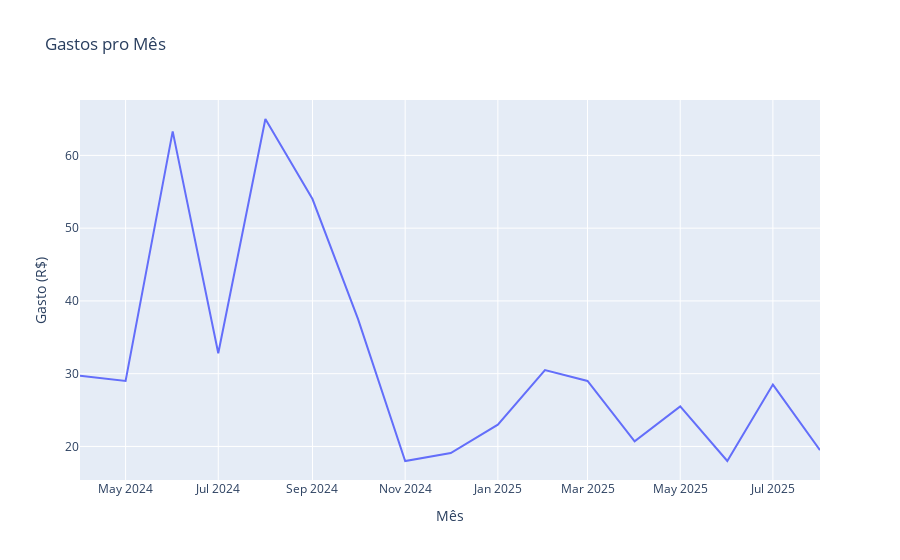

Notebook cell for this chart:
### Code cell
import pandas as pd
import plotly.express as px

df= pd.read_csv("Compra - Página1.csv")

# Converter a coluna de data para o tipo datetime
df['Data da compra'] = pd.to_datetime(df['Data da compra'])

# Extrair o mês e ano da coluna de data
df['Mês'] = df['Data da compra'].dt.to_period('M')

# Agrupar os dados por mês e somar os gastos
gastos_por_mes = df.groupby('Mês')['Valor'].sum().reset_index()

# Converter a coluna de mês de volta para o tipo datetime para facilitar a plotagem
gastos_por_mes['Mês'] = gastos_por_mes['Mês'].dt.to_timestamp()

# Criar gráfico de linha
fig = px.line(gastos_por_mes, x='Mês', y='Valor', title='Gastos pro Mês', labels={'Mês': 'Mês', 'Valor': 'Gasto (R$)'})

# Mostrar o gráfico
fig.show()

### Figure 1 — Plotly figure (JSON) as saved in the notebook; plotly's stock layout.template omitted (floating-point values rounded to 4 significant figures)
{"data": [{"hovertemplate": "Mês=%{x}<br>Gasto (R$)=%{y}<extra></extra>", "legendgroup": "", "line": {"color": "#636efa", "dash": "solid"}, "marker": {"symbol": "circle"}, "mode": "lines", "name": "", "orientation": "v", "showlegend": false, "type": "scatter", "x": ["2024-04-01T00:00:00", "2024-05-01T00:00:00", "2024-06-01T00:00:00", "2024-07-01T00:00:00", "2024-08-01T00:00:00", "2024-09-01T00:00:00", "2024-10-01T00:00:00", "2024-11-01T00:00:00", "2024-12-01T00:00:00", "2025-01-01T00:00:00", "2025-02-01T00:00:00", "2025-03-01T00:00:00", "2025-04-01T00:00:00", "2025-05-01T00:00:00", "2025-06-01T00:00:00", "2025-07-01T00:00:00", "2025-08-01T00:00:00"], "xaxis": "x", "y": [29.7, 29, 63.3, 32.8, 65, 54, 37.5, 18, 19.1, 23, 30.5, 29, 20.7, 25.5, 18, 28.5, 19.5], "yaxis": "y"}], "layout": {"legend": {"tracegroupgap": 0}, "title": {"text": "Gastos pro Mês"}, "xaxis": {"anchor": "y", "domain": [0, 1], "title": {"text": "Mês"}}, "yaxis": {"anchor": "x", "domain": [0, 1], "title": {"text": "Gasto (R$)"}}}}
